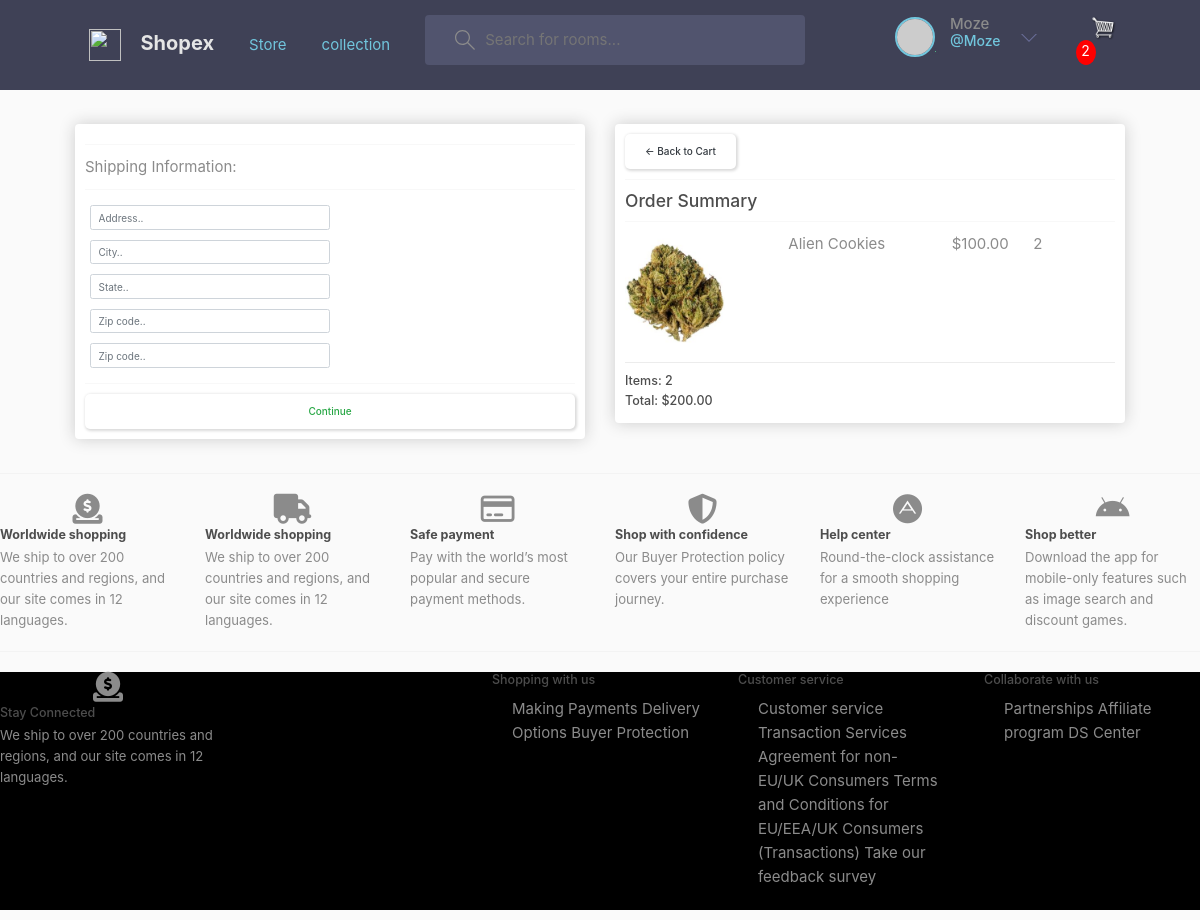
Screenshot of /checkout/ (signed in) with the database file from the repository.
### store/models.py (models this page shows, shortened)
class orderedItem(models.Model):
    product = models.ForeignKey(Product,on_delete=models.SET_NULL,blank=True,null=True)
    order = models.ForeignKey(Order,on_delete=models.SET_NULL,blank=True,null=True)
    quantity = models.IntegerField(default=0,null=True,blank=True)
    date_added = models.DateTimeField(auto_now_add=True)
    @property
    def get_total(self):
        total = self.product.price*self.quantity
        return total

class Product(models.Model):
    category = models.ForeignKey(Category,on_delete=models.SET_NULL,blank=True,null=True)
    slug = models.SlugField(max_length=200,null=True,blank=False)
    name = models.CharField(max_length=200,null=True)
    price = models.DecimalField(max_digits=7,decimal_places=2 )
    old_price =  models.DecimalField(max_digits=7,decimal_places=2,null=True,)
    small_descriptions = models.CharField(max_length=500,null=True,blank=False)
    descriptions = models.TextField(max_length=500,null=True,blank=False)
    digital = models.BooleanField(default=False,null=True,blank=False)
    image = models.ImageField(null=True, blank=True)
    trending = models.BooleanField(default=False,help_text="0=default, 1=Trending")
    tag =  models.CharField(max_length=200,null=True,blank=False)
    status = models.BooleanField(default=False,help_text="0=default, 1=Hidden")
    @property
    def imageURL(self):
        try:
            url = self.image.url
        except:
            url = ''
        return url

class Order(models.Model):
    customer = models.ForeignKey(Customer,on_delete=models.SET_NULL,blank=True,null=True)
    date_ordered = models.DateTimeField(auto_now_add=True)
    complete = models.BooleanField(default=False,null=True,blank=False)
    transaction_id = models.CharField(max_length=200,null=True)
    @property
    def shipping(self):
        shipping=False
        ordereditems = self.ordereditem_set.all()
        for i in ordereditems:
            if i.product.digital == False:
                shipping = True
        return shipping
    @property
    def get_cart_total(self):
        ordereditems = self.ordereditem_set.all()
        total = sum([item.get_total for item in ordereditems])
        return total
    @property
    def get_cart_items(self):
        ordereditems = self.ordereditem_set.all()
        total = sum([item.quantity for item in ordereditems])
        return total

### store/views.py (the view)
# urls.py: path('checkout/', views.checkout, name="checkout"),
def checkout(request):
     data = cartData(request)
     cartItems = data['cartItems']
     order =data['order']
     items = data['items']
     context = {'items':items,'order':order, 'cartItems':cartItems}
     return render (request, 'store/checkout.html',context)

### store/utils.py (called while the page is built)
def cartData(request):
    if request.user.is_authenticated:
        user = request.user
        customer,created = Customer.objects.get_or_create(
            email=user.email,
            username = user.username,
        )
        customer.name = user.username
        customer.save()
        order, created = Order.objects.get_or_create(customer=customer,complete=False)
        items= order.ordereditem_set.all()
        cartItems = order.get_cart_items
    else:
       cookieData = cookieCart(request)
       cartItems = cookieData['cartItems']
       order = cookieData['order']
       items = cookieData['items']
    return{'cartItems':cartItems,'order':order,'items':items}

### store/templates/store/checkout.html (shortened to what this page needs)
{% extends 'store/main.html' %}
{% load static %}
{% block content %}
     <div class="row">
		<div class="col-lg-6">
			<div class="box-element" id="form-wrapper">
				<form id="form">
					<div id="shipping-info">
						<hr>
						<p>Shipping Information:</p>
						<hr>
						<div class="form-field">
							<input class="form-control" type="text" name="address" placeholder="Address..">
						</div>
						<div class="form-field">
							<input class="form-control" type="text" name="city" placeholder="City..">
						</div>
						<div class="form-field">
							<input class="form-control" type="text" name="state" placeholder="State..">
						</div>
						<div class="form-field">
							<input class="form-control" type="text" name="zipcode" placeholder="Zip code..">
						</div>
						<div class="form-field">
							<input class="form-control" type="text" name="country" placeholder="Zip code..">
						</div>
					</div>
					<hr>
					<input id="form-button" class="btn btn-outline-success btn-block" type="submit" value="Continue">
				</form>
			</div>
			<br>
		</div>
		<div class="col-lg-6">
			<div class="box-element">
				<a  class="btn btn-outline-dark" href="{% url 'cart' %}">&#x2190; Back to Cart</a>
				<hr>
				<h3>Order Summary</h3>
				<hr>
				{% for item in items %}
				<div class="cart-row">
					<div style="flex:2"><img class="row-image" src="{{item.product.imageURL}}"></div>
					<div style="flex:2"><p>{{item.product.name}}</p></div>
					<div style="flex:1"><p>${{item.product.price|floatformat:2}}</p></div>
					<div style="flex:1"><p>{{item.quantity}}</p></div>
				</div>
				{% endfor %}
				<h5>Items:   {{order.get_cart_items}}</h5>
				<h5>Total:   ${{order.get_cart_total|floatformat:2}}</h5>
			</div>
		</div>
	</div>
{% endblock content %}

### store/templates/store/main.html (shortened to what this page needs)
<!DOCTYPE html>
{% load static %}
<html>
<head>
	<link rel="stylesheet" href="https://stackpath.bootstrapcdn.com/bootstrap/4.4.1/css/bootstrap.min.css">
	<link rel="stylesheet" href="path/to/bootstrap/css/bootstrap.min.css">
	<link rel="stylesheet" href="path/to/font-awesome/css/font-awesome.min.css">
	<link rel="stylesheet" href="https://cdn.jsdelivr.net/npm/bootstrap@4.3.1/dist/css/bootstrap.min.css">
	<link rel="stylesheet" href="https://cdnjs.cloudflare.com/ajax/libs/font-awesome/4.7.0/css/font-awesome.min.css">
	<link rel="stylesheet" type="text/css" href="{% static 'css/main.css' %}">
</head>
<body>
	<header class="header header--loggedIn">
		<div class="container">
		  <a href="{% url 'store' %}" class="header__logo">
			<img src="{% static 'images/logo.svg' %}" />
			<h1>Shopex</h1>
		  </a>
		  <a class="header__logo" href="{% url 'store' %}">Store <span class="sr-only">(current)</span></a>
		  <a class="header__logo" href="{% url 'collection' %}">collection</a>
		  <form class="header__search" method="GET" action="#">
			<label>
			  <input  name="q" placeholder="Search for rooms..." />
			</label>
		  </form>
	<nav class="header__menu">
	{% if user.is_authenticated %}
	<div class="header__user">
		<a href="{% url 'user-profile' user.id %}">
		  <div class="avatar avatar--medium active">
			<img src="https://randomuser.me/api/portraits/men/37.jpg" />
		  </div>
		  <p>{{request.user.username}} <span>@{{request.user.username}}</span></p>
		</a>
		<button class="dropdown-button">
		  <svg version="1.1" xmlns="http://www.w3.org/2000/svg" width="32" height="32" viewBox="0 0 32 32">
			<title>chevron-down</title>
			<path d="M16 21l-13-13h-3l16 16 16-16h-3l-13 13z"></path>
		  </svg>
		</button>
	  </div>
		 {% else %}
			<a href="{% url 'login' %}"class="btn btn-outline-warning">Login</a>
			<img src="{% static 'images/avatar.svg' %}" />
			</a>
	{% endif %}
	</nav>
	<div class="form-inline my-2 my-lg-0">
		<div class="search-bar">
			<a href="{% url 'cart' %}">
				<img  id="cart-icon" src="{% static 'images/cart.png' %}">
			</a>
			<p id="cart-total">{{cartItems}}</p>
			</div>
	 </div>
	</div>
	</header>
     <div class="container">
            <br>
            {% block content %}
            {% endblock content %}
         </div>
		<hr>
<div class="bottom-footer" style="margin-top: 2rem;">
	<div class="row">
		<div class="col">
			<center><i class="fa-sharp fa-solid fa-circle-dollar-to-slot fa-2x"></i></center>
			<h5><strong>Worldwide shopping</strong></h5>
			<p style="font-size: 0.875em!important;">We ship to over 200 countries and regions, and our site comes in 12 languages.</p>
		</div>
		<div class="col">
			<center><i class="fa-solid fa-truck fa-2x"></i></center>
			<h5><strong>Worldwide shopping</strong></h5>
			<p style="font-size: 0.875em!important;">We ship to over 200 countries and regions, and our site comes in 12 languages.</p>
		</div>
		<div class="col">
			<center><i class="fa-regular fa-credit-card fa-2x"></i></center>
			<h5><strong>Safe payment</strong></h5>
			<p style="font-size: 0.875em!important;">Pay with the world’s most popular and secure payment methods.</p>
		  </div>
		  <div class="col">
			<center><i class="fa-solid fa-shield-halved fa-2x"></i></center>
			<h5><strong>Shop with confidence</strong></h5>
			<p style="font-size: 0.875em!important;">Our Buyer Protection policy covers your entire purchase journey.</p>
		  </div>
		  <div class="col">
			<center><i class="fa-brands fa-adn fa-2x"></i></center>
			<h5><strong>Help center</strong></h5>
			<p style="font-size: 0.875em!important;">Round-the-clock assistance for a smooth shopping experience</p>
		  </div>
		  <div class="col">
			<center><i class="fa-brands fa-android fa-2x"></i></center>
			<h5><strong>Shop better</strong></h5>
			<p style="font-size: 0.875em!important;">Download the app for mobile-only features such as image search and discount games.</p>
		  </div>
</div>
<hr>
<div class="bottom-footer" style="margin-top: 2rem; background-color: black; " >
	<div class="row">
		<div class="col">
			<center><i class="fa-sharp fa-solid fa-circle-dollar-to-slot fa-2x"></i></center>
			<h5>Stay Connected</h5>
			<p style="font-size: 0.875em!important;">We ship to over 200 countries and regions, and our site comes in 12 languages.</p>
		</div>
		<div class="col">
		</div>
		<div class="col">
			<h5>Shopping with us</h5>
			<p style="font-size: 0.875em!important;">
				<ul>
					<l1>Making Payments</l1>
					<l1>Delivery Options</l1>
					<l1>Buyer Protection</l1>
				</ul>
			</p>
		  </div>
		  <div class="col">
			<h5>Customer service</h5>
			<p style="font-size: 0.875em!important;">
				<ul>
					<l1>Customer service</l1>
					<l1>Transaction Services Agreement for non-<br>EU/UK Consumers</l1>
					<l1>Terms and Conditions for EU/EEA/UK</l1>
					<l1>Consumers (Transactions)</l1>
					<l1>Take our feedback survey</l1>
				</ul>
			</p>
		  </div>
		  <div class="col">
			<h5>Collaborate with us</h5>
			<p style="font-size: 0.875em!important;">
				<ul>
					<l1>Partnerships</l1>
					<l1>Affiliate program</l1>
					<l1>DS Center</l1>
				</ul>
			</p>
		  </div>
</div>
<hr>
</body>
</html>

### static/css/main.css (style rules this page uses)
body { background-color: hsl(0, 0%, 98%); }
h1,h2,h3,h4,h5,h6 { color:hsl(0, 0%, 30%); }
.box-element { box-shadow:hsl(0, 0%, 80%) 0 0 16px; background-color: #fff; border-radius: 4px; padding: 10px; }
#cart-icon { width:25px; display: inline-block; margin-left: 15px; }
#cart-total { display: block; text-align: center; color:#fff; background-color: red; width: 20px; height: 25px; border-radius: 50%; font-size: 14px; }
.col-lg-4, .col-lg-6, .col-lg-8, .col-lg-12 { margin-top: 10px; }
.btn { border-radius: 0; }
.row-image { width: 100px; }
.form-field { width:250px; display: inline-block; padding: 5px; }
.cart-row { display: flex; align-items: flex-stretch; padding-bottom: 10px; margin-bottom: 10px; border-bottom: 1px solid #ececec; }
a { text-decoration: none; }
.search-bar { width: 100% !important; margin-left: 10% !important; }
:root { --color-main: #71c6dd; --color-main-light: #e1f6fb; --color-dark: #3f4156; --color-dark-medium: #51546e; --color-dark-light: #696d97; --color-light: #e5e5e5; --color-gray: #8b8b8b; --color-light-gray: #b2bdbd; --color-bg: #2d2d39; --color-success: #5dd693; --color-error: #fc4b0b; }
* { font-family: "DM Sans", -apple-system, BlinkMacSystemFont, "Segoe UI", Roboto, Oxygen, Ubuntu, Cantarell, "Open Sans", "Helvetica Neue", sans-serif; margin: 0; padding: 0; text-rendering: optimizeLegibility; font-size: inherit; }
html { font-size: 56.25%; }
@media only screen and (min-width: 1200px) { html { font-size: 62.5%; } }
body { line-height: 1.6; font-weight: 400; font-size: 1.5rem; color: var(--color-gray); min-height: 100vh; }
img { width: 100%; }
a { display: inline-block; color: var(--color-main); text-decoration: none; }
.container { max-width: 120rem; width: 90%; margin: auto; }
.btn { background-color: transparent; border: none; display: inline-flex; align-items: center; gap: 1rem; cursor: pointer; transition: all ease-in-out 0.3s; padding: 1rem 2rem; border-radius: 5px; box-shadow: 1px 1px 3px 1px rgba(0, 0, 0, 0.15); font-weight: 500; }
.avatar { position: relative; display: inline-block; border-radius: 50%; border: 2px solid var(--color-main); }
.avatar img { display: block; border-radius: 50%; object-fit: cover; object-position: center; }
.avatar::after { content: ""; display: block; position: absolute; background-color: var(--color-gray); z-index: 111; border-radius: 50%; border: 0.3rem solid var(--color-dark); }
.avatar.active::after { background-color: var(--color-success); }
.avatar.avatar--medium img { width: 3.6rem; height: 3.6rem; border-radius: 50%; }
.avatar.avatar--medium:after { width: 0.7rem; height: 0.7rem; bottom: 0px; right: -6px; }
.header { padding: 1.5rem; background-color: var(--color-dark); }
.header > .container { display: flex; gap: 3.5rem; }
.header__logo, .header__user { display: flex; gap: 2rem; align-items: center; }
.header__logo > img { height: 3.2rem; width: 3.2rem; }
.header__logo > h1 { font-weight: 700; font-size: 2rem; color: var(--color-light); }
.header__search > label { background-color: var(--color-dark-medium); padding: 1.3rem 2rem; display: flex; align-items: center; gap: 1rem; border-radius: 4px; }
.header__search svg { fill: var(--color-gray); width: 2rem; height: 2rem; margin-left: 1rem; }
.header__search input { width: 30rem; background: transparent; border: none; outline: none; color: var(--color-light); }
.header__menu { margin-left: auto; position: relative; }
.header__menu a { display: flex; gap: 1.5rem; align-items: center; font-weight: 500; text-decoration: none; color: var(--color-gray); }
.header__menu img { height: 3.6rem; }
.header__menu p { line-height: 1.2; }
.header__menu span { color: var(--color-main); font-weight: 500; font-size: 1.4rem; display: block; }
.header__menu svg { width: 1.6rem; height: 1.6rem; fill: var(--color-dark-light); }
.dropdown-button { background: transparent; border: 0; outline: 0; cursor: pointer; }

### store/templates/store/main.html (style rules this page uses)
a { text-decoration: none; }

### rows the page displays
orderedItem: product.imageURL (picture), product.name "Alien Cookies", product.price "100.00", quantity "2"
Order: get_cart_items "2", get_cart_total "200.00"

### other values shown
{{ request.user.username }} "Moze"
{{ cartItems }} "2"
